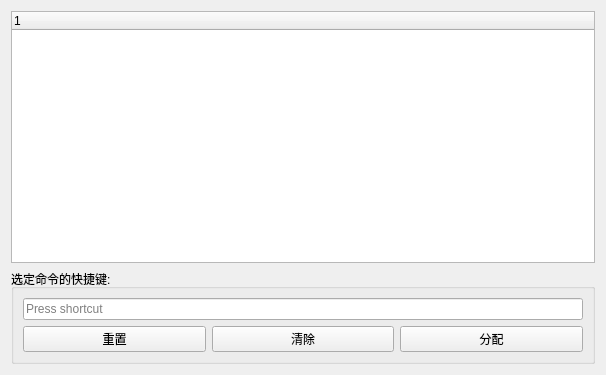
<?xml version="1.0" encoding="UTF-8"?>
<ui version="4.0">
 <class>WkfKeyBindingsWidget</class>
 <widget class="QWidget" name="WkfKeyBindingsWidget">
  <property name="geometry">
   <rect>
    <x>0</x>
    <y>0</y>
    <width>606</width>
    <height>375</height>
   </rect>
  </property>
  <property name="windowTitle">
   <string>快捷键</string>
  </property>
  <layout class="QVBoxLayout" name="verticalLayout">
   <item>
    <widget class="QTreeWidget" name="treeWidget">
     <column>
      <property name="text">
       <string notr="true">1</string>
      </property>
     </column>
    </widget>
   </item>
   <item>
    <widget class="QGroupBox" name="groupBox_2">
     <property name="title">
      <string>选定命令的快捷键:</string>
     </property>
     <layout class="QHBoxLayout" name="horizontalLayout_3">
      <item>
       <layout class="QVBoxLayout" name="verticalLayout_3">
        <item>
         <widget class="QKeySequenceEdit" name="keySequenceEdit"/>
        </item>
        <item>
         <layout class="QHBoxLayout" name="horizontalLayout_4">
          <item>
           <widget class="QPushButton" name="resetButton">
            <property name="toolTip">
             <string extracomment="Reset selected shortcut to default"/>
            </property>
            <property name="text">
             <string>重置</string>
            </property>
           </widget>
          </item>
          <item>
           <widget class="QPushButton" name="clearButton">
            <property name="toolTip">
             <string extracomment="Clear selected shortcut"/>
            </property>
            <property name="text">
             <string>清除</string>
            </property>
           </widget>
          </item>
          <item>
           <widget class="QPushButton" name="assignButton">
            <property name="toolTip">
             <string extracomment="Apply shortcut to selected command"/>
            </property>
            <property name="text">
             <string>分配</string>
            </property>
           </widget>
          </item>
         </layout>
        </item>
       </layout>
      </item>
     </layout>
    </widget>
   </item>
  </layout>
 </widget>
 <resources/>
 <connections/>
</ui>
